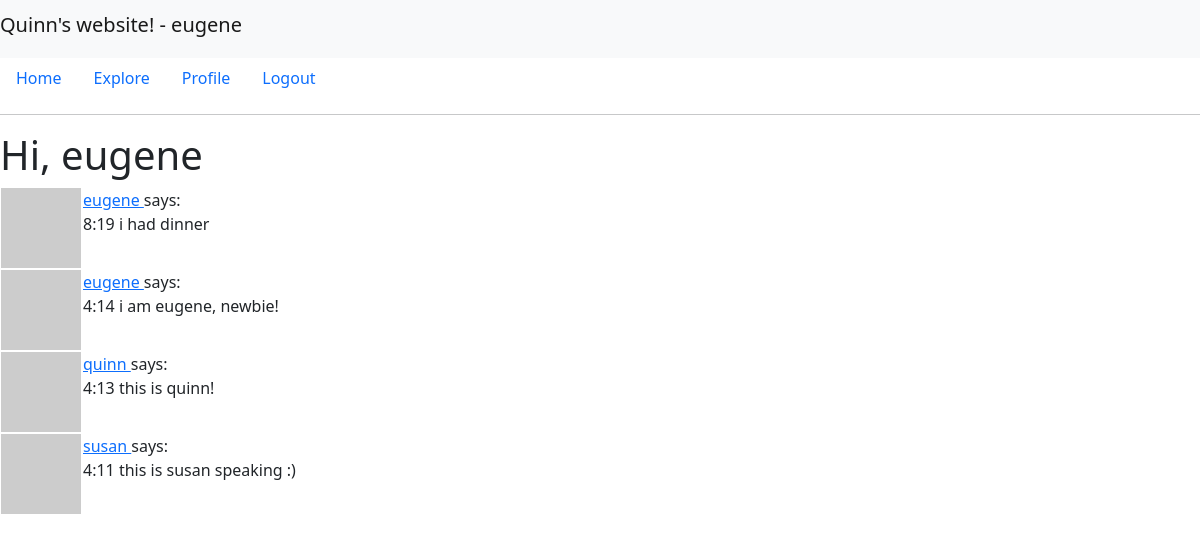
Screenshot of /explore (signed in) with the database file from the repository.
### app/models.py (models this page shows, shortened)
class User(UserMixin,db.Model): # tutorial 5 -usermixin
    id=db.Column(db.Integer,primary_key=True)
    username=db.Column(db.String(64),index=True,unique=True)
    email=db.Column(db.String(120),index=True,unique=True)
    password_hash=db.Column(db.String(128))
    posts=db.relationship('Post',backref='author',lazy='dynamic') # User 생성시에 posts는 입력하지 않음,걍 relationship임(line45와 비교)
    about_me=db.Column(db.String(140))
    last_seen=db.Column(db.DateTime,default=datetime.utcnow)
    followed=db.relationship(
        'User',secondary=followers,
        primaryjoin=(followers.c.follower_id==id), # 팬(follower)
        secondaryjoin=(followers.c.followed_id==id), # 연예인(followed)
        backref=db.backref('followers',lazy='dynamic'),lazy='dynamic'#
    )
    def avatar(self,size):
        digest=md5(self.email.lower().encode('utf-8')).hexdigest()
        return 'https://www.gravatar.com/avatar/{}?d=identicon&s={}'.format(digest,size)

class Post(db.Model):
    id=db.Column(db.Integer,primary_key=True)
    body=db.Column(db.String(140))
    timestamp=db.Column(db.DateTime,index=True,default=datetime.utcnow)
    user_id=db.Column(db.Integer,db.ForeignKey('user.id')) # user_id는 Post를 생성할 때 필수로 입력해야 함.

### app/routes.py (the view)
@app.route('/explore')
@login_required
def explore():
    page=request.args.get('page',1,type=int)
    posts=Post.query.order_by(Post.timestamp.desc()).paginate(
        page,app.config['POSTS_PER_PAGE'],False)
    next_url = url_for('explore', page=posts.next_num) \
        if posts.has_next else None
    prev_url = url_for('explore', page=posts.prev_num) \
        if posts.has_prev else None
    return render_template('index.html',title='Explore',posts=posts.items,
                           next_url=next_url,prev_url=prev_url)

### app/models.py (called while the page is built)
@login.user_loader # tutorial 5 - every time when logged in user navigates to new page, flask-login retrieves id of him from the session and load it into memory
def load_user(id):# bc flask-login know nothing about db, so user_loader helps the extention to load a user
    return User.query.get(int(id))

### app/routes.py (called while the page is built)
@app.before_request # this decorator is useful bc now i can insert code i want to execute before any view function
def before_request():
    if current_user.is_authenticated:
        current_user.last_seen=datetime.utcnow()
        db.session.commit()

### app/templates/index.html (shortened to what this page needs)
{% extends 'layout/base.html' %}
{%block content%}
    <h1>Hi, {{current_user.username}}</h1>
    {%for post in posts%}
        {%include 'layout/_post.html'%}
    {%endfor%}
{%endblock%}

### app/templates/layout/base.html (shortened to what this page needs)
<!doctype html>
<html lang="en">
  <head>
    <link href="https://cdn.jsdelivr.net/npm/bootstrap@5.1.3/dist/css/bootstrap.min.css" rel="stylesheet">
  </head>
  <body>
    <nav class="navbar navbar-light bg-light">
      <span class="navbar-brand mb-2 h1">Quinn's website! - {{current_user.username}}</span>
    </nav>
    <ul class="nav">
      <li class="nav-item">
        <a class="nav-link" href="{{url_for('index')}}">Home</a>
      </li>
      <li class="nav-item">
        <a class="nav-link" href="{{url_for('explore')}}">Explore</a>
      </li>
      {% if current_user.is_anonymous %}
      <li class="nav-item">
        <a class="nav-link" href="{{url_for('login')}}">Login</a>
      </li>
      {%else %}
      <li class="nav-item">
        <a class="nav-link" href="{{url_for('user',username=current_user.username)}}">Profile</a>
      </li>
      <li class="nav-item">
        <a class="nav-link" href="{{url_for('logout')}}">Logout</a>
      </li>
      {%endif%}
    </ul>
    <hr>
    {%block content%}
    {%endblock%}
  </body>
</html>

### app/templates/layout/_post.html
<table>
    <tr valign="top">
        <td><img src="{{post.author.avatar(36)}}"></td>
        <td>
            <a href="{{url_for('user',username=post.author.username)}}">
                {{post.author.username}}
            </a>
            says:<br>{{post.body}}
        </td>
    </tr>
</table>

### rows the page displays
User: username "eugene"
Post: author.username "eugene", body "8:19 i had dinner"
Post: author.username "eugene", body "4:14 i am eugene, newbie!"
Post: author.username "quinn", body "4:13 this is quinn!"
Post: author.username "susan", body "4:11 this is susan speaking :)"
